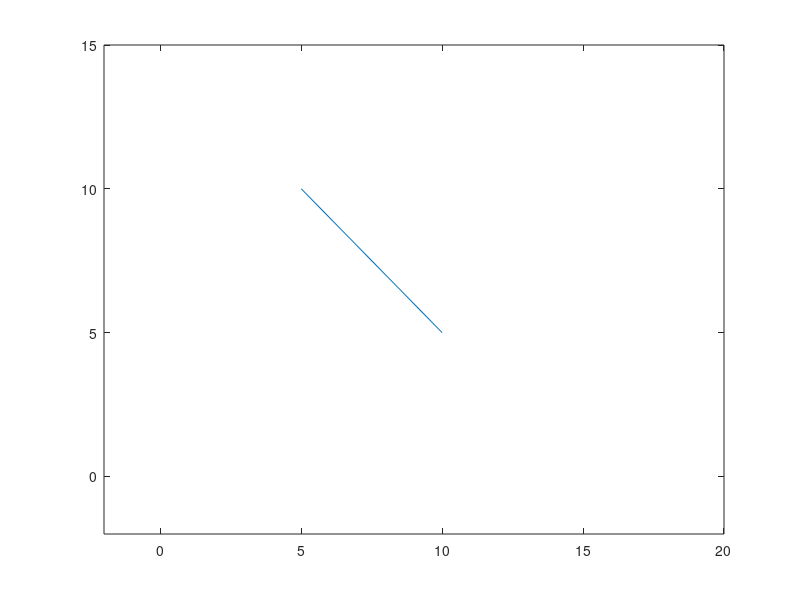

This chart was generated by the following MATLAB code:
clc; clear all; clf; %compulsory for all programs
%Straight line motion between points P1 and P2 in 2D space
r1 = [10; 5]; r2 = [5; 10];
xAxisMin = -2; yAxisMin = -2; xAxisMax = 20; yAxisMax = 15;
lineX = [r1(1); r2(1)]; %collect all X coordinates of the line
lineY = [r1(2); r2(2)]; %collect all Y coordinates of the line

figure(1)
plot(lineX, lineY); %draws a line segment
axis([xAxisMin xAxisMax yAxisMin yAxisMax]);
%axis equal; % required to get 1:1 aspect ratio figures!!!

